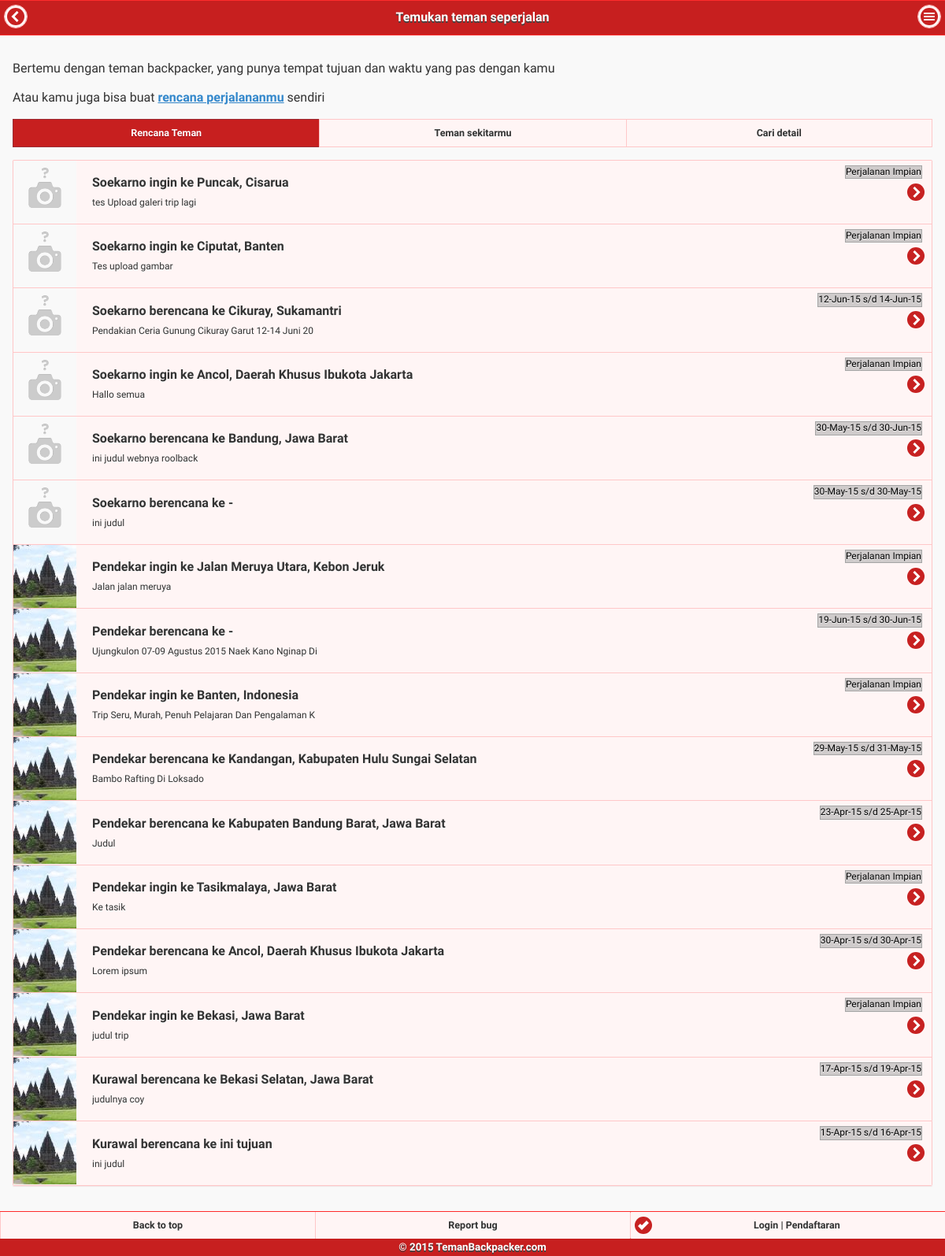
Screenshot of /user.php with the database file from the repository.
### tables this page shows
CREATE TABLE IF NOT EXISTS `tb_user` (
  `user_id` int(11) NOT NULL AUTO_INCREMENT,
  `user_name` varchar(50) NOT NULL,
  `user_username` varchar(25) NOT NULL,
  `user_email` varchar(75) NOT NULL,
  `user_password` varchar(50) NOT NULL,
  `user_lokasi` varchar(100) DEFAULT NULL,
  `user_gender` char(1) DEFAULT NULL COMMENT 'L: laki laki || P: perempuan',
  `user_ttl` date DEFAULT NULL,
  `user_foto` varchar(50) DEFAULT NULL,
  `user_bio` varchar(50) DEFAULT NULL,
  `user_sosmed` varchar(100) DEFAULT NULL,
  `user_reg_date` timestamp NULL DEFAULT CURRENT_TIMESTAMP,
  `user_info` text,
  `user_geolat` double DEFAULT NULL,
  `user_geolng` double DEFAULT NULL,
  `user_ip` varchar(50) DEFAULT NULL,
  `user_exp` text,
  `user_privacy` int(11) NOT NULL DEFAULT '0' COMMENT '0=public || 1=member',
  `user_deleted` int(11) NOT NULL DEFAULT '0' COMMENT '0=aktif || 1=deleted',
  `user_reputasi` int(11) DEFAULT '0',
  PRIMARY KEY (`user_id`),
  KEY `idx_email_paswd` (`user_email`,`user_password`),
  KEY `idx_user_name` (`user_name`,`user_password`),
  KEY `idx_search_username` (`user_username`),
  KEY `idx_search_email` (`user_email`,`user_password`)
);

CREATE TABLE IF NOT EXISTS `tb_trip` (
  `trip_id` int(11) NOT NULL,
  `trip_user_id` int(11) NOT NULL,
  `trip_judul` varchar(50) DEFAULT NULL,
  `trip_tujuan` varchar(100) DEFAULT NULL,
  `trip_tujuan_geolat` double DEFAULT NULL,
  `trip_tujuan_geolng` double DEFAULT NULL,
  `trip_asal` varchar(100) DEFAULT NULL,
  `trip_asal_lat` double DEFAULT NULL,
  `trip_asal_lng` double DEFAULT NULL,
  `trip_jenis` char(2) DEFAULT NULL,
  `trip_kategori` char(2) DEFAULT NULL,
  `trip_date1` date DEFAULT NULL,
  `trip_date2` date DEFAULT NULL,
  `trip_detail` text,
  `trip_flag_comm` char(1) DEFAULT '0' COMMENT '1: ijinkan komentar | 0: tidak diijinkan komentar',
  `trip_flag_join` char(1) DEFAULT '0' COMMENT '1: ijinkan join | 0: tidak diijinkan join',
  `trip_created_date` timestamp NOT NULL DEFAULT CURRENT_TIMESTAMP,
  `trip_stats` int(11) NOT NULL DEFAULT '0',
  PRIMARY KEY (`trip_id`)
);

### _include/user.php (called while the page is built, shortened)
<?php
if(@$statuskoneksi != 'connected'){
	require_once dirname(__FILE__).DIRECTORY_SEPARATOR.'db_function.php';
}
function User_seperjalanan()
{
    $sql = "SELECT A.user_username, A.user_foto, B.trip_id, B.trip_judul, B.trip_tujuan, B.trip_date1, B.trip_date2, B.trip_created_date
            FROM tb_user A, tb_trip B
            WHERE A.user_id = B.trip_user_id
            ORDER BY B.trip_created_date DESC";
    $result = good_query($sql);
   while ($row = mysqli_fetch_assoc($result)){
           if (!empty($row['user_foto'])) {
                $foto = $row['user_foto'];
            } else {
                $foto = "default.gif";
            }
            $tujuan = "-";
            if (!empty($row['trip_tujuan'])) {
                $tujuan = implode(",", array_slice(explode(",", $row['trip_tujuan']), 0, 2));
            }
            if (trim($row['trip_date1']) == "0000-00-00"){
                $konjungsi = " ingin";
                $tgl = "Perjalanan Impian";
            }else{
                $konjungsi = " berencana";
                $tgl = tanggalan($row['trip_date1']) ." s/d ".tanggalan($row['trip_date2']);
            }
           $arr[] = array("user_username"   =>$row['user_username'],
                        "user_foto"         =>$foto,
                        "trip_id"           =>$row['trip_id'],
                        "trip_judul"        =>$row['trip_judul'],
                        "trip_tujuan"       =>$tujuan,
                        "trip_date"        =>$tgl,
                        "trip_created_date" =>$row['trip_created_date'],
                        "konjungsi"         =>$konjungsi
                   );
       }
       return $arr;
}
?>

### _include/db_function.php (called while the page is built, shortened)
<?php
include_once dirname(__FILE__).DIRECTORY_SEPARATOR.'fungsi.php';
$database = new mysqli(DBHOST, DBUSER, DBPASS, DBNAME);
$db =& $database;
function good_query($string, $debug=0)
{
    global $db;
    $result = $db->query($string);
    return $result;
}
?>

### _include/fungsi.php (called while the page is built, shortened)
<?php
function make_seo_name($title)
{
	return preg_replace('/[^a-z0-9_-]/i', '', strtolower(str_replace(' ', '-', trim($title))));
}
function tanggalan($tgl)
{
    $date=date_create($tgl);
    return date_format($date,"d-M-y");
}
?>

### user.php (the view, shortened to what this page needs)
<?php
include_once "_include/db_function.php";
include_once "_include/template.php";
include_once "_include/user.php";
$userList = User_seperjalanan();
?>
<!doctype html>
<html>
    <head>
        <?php
        get_meta('TemanBackpacker.com');
        ?>
    </head>
    <body>
        <section data-role="page" id="home">
            <?php
            get_header('Temukan teman seperjalan');
            ?>
            <article role="main" class="ui-content">
                <div id="listHeader">
                    <p>Bertemu dengan teman backpacker, yang punya tempat tujuan dan waktu yang pas dengan kamu</p>
                    <p>Atau kamu juga bisa buat <a href="<?= URLSITUS ?>trip/baru/" data-ajax="false">rencana perjalananmu</a> sendiri</p>
                </div>
                <div data-role="navbar">
                    <ul>
                        <li><a href="#" class="ui-btn-active">Rencana Teman</a></li>
                        <li><a href="#" class="sekitar">Teman sekitarmu</a></li>
                        <li><a href="#cari" data-transition="flip">Cari detail</a></li>
                    </ul>
                </div>
                <ul data-role="listview" data-inset="true" data-divider-theme="a">
                    <?php
                    foreach ($userList as $u) {
                        ?>
                        <li>
                            <a href="<?= URLSITUS . "username/" . make_seo_name(@$u['user_username']) ?>/" data-ajax="false">
                                <img src="<?= URLSITUS . "_gambar/user/" . @$u['user_foto'] ?>" class="ui-li-thumb">
                                <h2><?= @$u['user_username'] . $u['konjungsi'] . " ke " . @$u['trip_tujuan'] ?></h2>
                                <p><?= @$u['trip_judul'] ?></p>
                                <p class="ui-li-aside garisKotak"> <?= @$u['trip_date'] ?> </p>
                            </a>
                        </li>
                        <?php
                    }
                    ?>
                </ul>
            </article>
            <?php
            get_footer();
            ?>
        </section>
    </body>
</html>

### _include/template.php (shortened to what this page needs)
<?php
function get_meta($title=null)
{
echo '
	<title>'.$title.'</title>
	<meta http-equiv="Content-Type" content="text/html; charset=utf-8">
	<meta name="viewport" content="width=device-width, initial-scale=1">
	<meta name="apple-mobile-web-app-capable" content="yes" />
        <link rel="shortcut icon" href="css/favicon.ico" type="image/x-icon">
        <link rel="icon" href="'.URLSITUS.'css/favicon.ico" type="image/x-icon">
	<link rel="stylesheet" href="'.URLSITUS.'css/jquery.mobile.structure-1.4.5.min.css" />
	<link rel="stylesheet" href="'.URLSITUS.'css/themes/jquery.mobile.icons.min.css" />
	<script src="'.URLSITUS.'js/jquery.min.js"></script>
	<script src="'.URLSITUS.'js/jquery.mobile-1.4.5.min.js"></script>';
echo '<link rel="stylesheet" href="'.URLSITUS.'css/themes/tema-merah.min.css" />
        <link rel="stylesheet" href="'.URLSITUS.'css/tb.css" />';
}
function get_header($title=null)
{
	echo '
	<header data-role="header" id="header">
		<h1>'.$title.'</h1>
        <a href="#" data-rel="back"  class="ui-btn ui-icon-carat-l ui-btn-icon-notext ui-corner-all" >Back
          </a>
        <a href="#menuPanel" class="ui-btn ui-icon-bars ui-btn-icon-notext ui-corner-all">Default panel</a>
	</header>';
}
function get_footer()
{
    if (isset($_SESSION['user_id']) == false){
        $tombolLogin = '<li><a href = "#popupLogin" data-rel = "popup" data-position-to = "window" class = "ui-btn ui-corner-all ui-shadow ui-btn-inline ui-icon-check ui-btn-icon-left ui-btn-a" data-transition = "pop">Login | Pendaftaran</a></li>';
    }
echo '
	<div data-role="footer" style="overflow:hidden; text-align:center" data-position="fixed">
		<div data-role="navbar">
			<ul>
				<li><a href="#header" data-ajax="false">Back to top</a></li>
				<li><a href="#">Report bug</a></li>
                                '.@$tombolLogin.'
			</ul>
		</div>
	<small>© 2015 TemanBackpacker.com</small>
	</div>
	';
}
?>

### css/tb.css (style rules this page uses)
.garisKotak { border: 1px solid #A5A5A5; background-color: rgba(181, 181, 181, 0.64); z-index: 50; color: #000; top: .5em !important; right: 1em !important; }

### rows the page displays
tb_user: shows a picture, user_username "Soekarno", konjungsi "ingin", trip_tujuan "Puncak, Cisarua", tb_trip.trip_judul "tes Upload galeri trip lagi", trip_date "Perjalanan Impian", trip_tujuan "Ciputat, Banten", tb_trip.trip_judul "Tes upload gambar", konjungsi "berencana", trip_tujuan "Cikuray, Sukamantri", tb_trip.trip_judul "Pendakian Ceria Gunung Cikuray Garut 12-14 Juni 20", trip_date "12-Jun-15 s/d 14-Jun-15", trip_tujuan "Ancol, Daerah Khusus Ibukota Jakarta", tb_trip.trip_judul "Hallo semua", trip_tujuan "Bandung, Jawa Barat", tb_trip.trip_judul "ini judul webnya roolback", trip_date "30-May-15 s/d 30-Jun-15", trip_tujuan "-", tb_trip.trip_judul "ini judul", trip_date "30-May-15 s/d 30-May-15"
tb_user: user_foto (picture), user_username "Pendekar", konjungsi "ingin", trip_tujuan "Jalan Meruya Utara, Kebon Jeruk", tb_trip.trip_judul "Jalan jalan meruya", trip_date "Perjalanan Impian", konjungsi "berencana", trip_tujuan "-", tb_trip.trip_judul "Ujungkulon 07-09 Agustus 2015 Naek Kano Nginap Di", trip_date "19-Jun-15 s/d 30-Jun-15", tb_trip.trip_tujuan "Banten, Indonesia", tb_trip.trip_judul "Trip Seru, Murah, Penuh Pelajaran Dan Pengalaman K", trip_tujuan "Kandangan, Kabupaten Hulu Sungai Selatan", tb_trip.trip_judul "Bambo Rafting Di Loksado", trip_date "29-May-15 s/d 31-May-15", trip_tujuan "Kabupaten Bandung Barat, Jawa Barat", tb_trip.trip_judul "Judul", trip_date "23-Apr-15 s/d 25-Apr-15", trip_tujuan "Tasikmalaya, Jawa Barat", tb_trip.trip_judul "Ke tasik", trip_tujuan "Ancol, Daerah Khusus Ibukota Jakarta", tb_trip.trip_judul "Lorem ipsum", trip_date "30-Apr-15 s/d 30-Apr-15", trip_tujuan "Bekasi, Jawa Barat", tb_trip.trip_judul "judul trip"
tb_user: user_foto (picture), user_username "Kurawal", konjungsi "berencana", trip_tujuan "Bekasi Selatan, Jawa Barat", tb_trip.trip_judul "judulnya coy", trip_date "17-Apr-15 s/d 19-Apr-15", tb_trip.trip_tujuan "ini tujuan", tb_trip.trip_judul "ini judul", trip_date "15-Apr-15 s/d 16-Apr-15"

### other values shown
$title "Temukan teman seperjalan"
